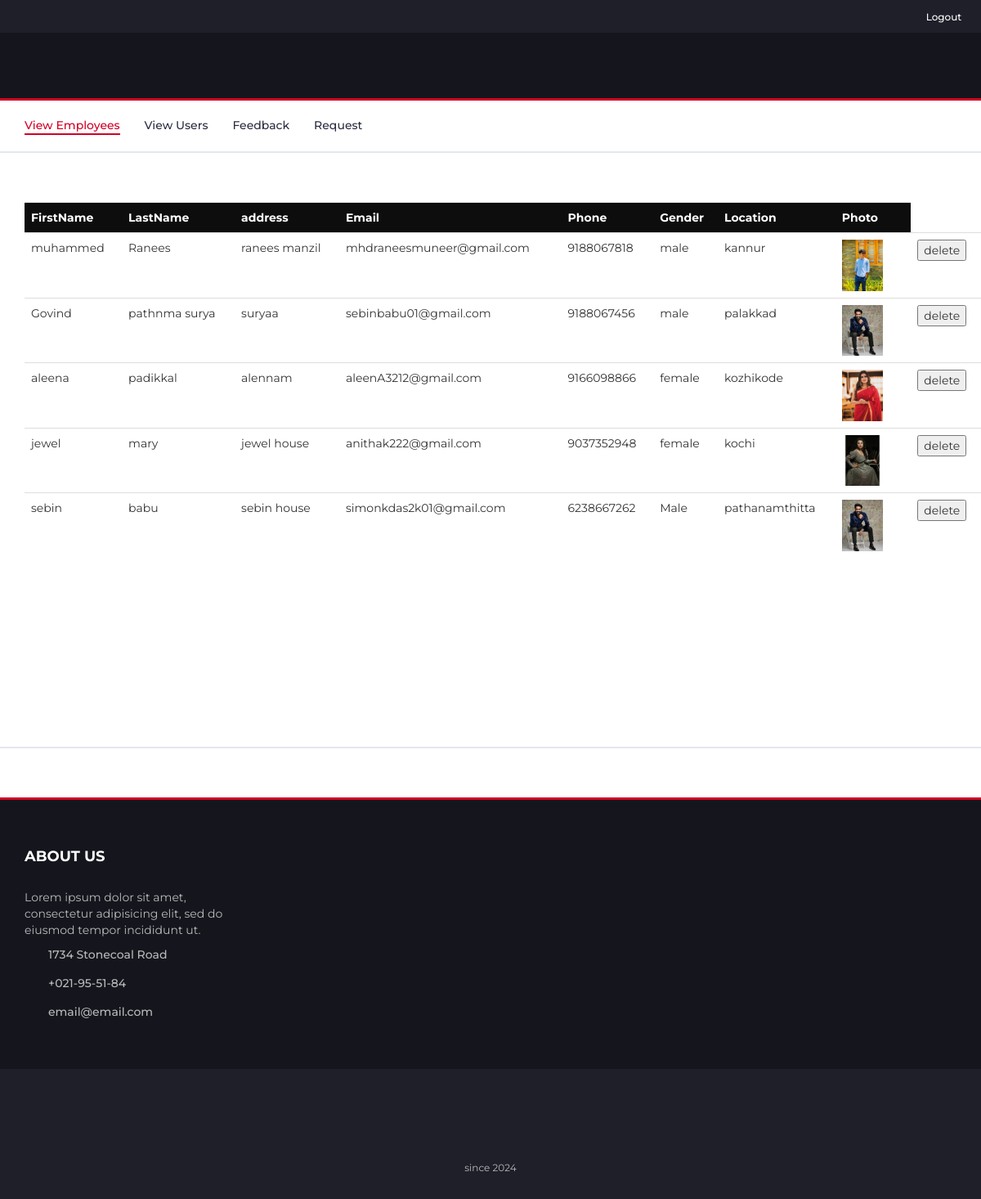
The page /ad_view_employe on the database its author committed.
### app/models.py (models this page shows, shortened)
class Anchor_registration(models.Model):
    first_name = models.CharField(max_length=100)
    last_name = models.CharField(max_length=100)
    address=models.CharField(max_length=50)
    email = models.EmailField()
    phone_no = models.IntegerField()
    gender= models.CharField(max_length=50)
    profile=models.FileField()
    biodata = models.FileField()
    location = models.CharField(max_length=50)
    action=models.CharField(max_length=50)
    about_your_job=models.CharField(max_length=100)
    username = models.CharField(max_length=50)

### app/views.py (the view)
# urls.py: path('ad_view_employe',views.ad_view_employe),
def ad_view_employe(re):
    d=Anchor_registration.objects.filter(action='confirm')
    return render(re,'ad_view_anchor.html',{'r':d})

### template/ad_view_anchor.html (shortened to what this page needs)
<!DOCTYPE html>
<html lang="en">
	<head>
		{% load static %}
		<link type="text/css" rel="stylesheet" href="{% static 'css1/bootstrap.min.css'%}"/>
		<link type="text/css" rel="stylesheet" href="{% static 'css1/slick.css'%}"/>
		<link type="text/css" rel="stylesheet" href="{% static 'css1/slick-theme.css'%}"/>
		<link type="text/css" rel="stylesheet" href="{% static 'css1/nouislider.min.css'%}"/>
		<link rel="stylesheet" href="{% static 'css1/font-awesome.min.css'%}">
		<link type="text/css" rel="stylesheet" href="{% static 'css1/style.css'%}"/>
    </head>
	<body>
		<header>
			<div id="top-header">
				<ul class="header-links pull-right">
					<li><a href="registration"> </a></li>
					<li><a href="../logout"><i class="fa fa-sign-out"></i>Logout</a></li>
					<li><a href="join"> </a></li>
				</ul>
				<div class="container">
				</div>
			</div>
			<div id="header">
				<div class="container">
						<div class="col-md-3 clearfix">
						</div>
					</div>
				</div>
		</header>
		<nav id="navigation">
			<div class="container">
				<div id="responsive-nav">
					<ul class="main-nav nav navbar-nav">
                        <li class="active"><a href="../ad_view_employe.html">View Employees</a></li>
                        <li><a href="../view_user">View Users</a></li>
						<li><a href="../ad_view_feedback">Feedback</a></li>
						<li><a href="../ad_request">Request</a></li>
					</ul>
				</div>
			</div>
		</nav>
		<div class="section">
			<div class="container">
				<div class="section">
					<div class="container">
						<div class="row">
							<table class="table table-stripe">
								<tr style=" background-color: rgb(13, 13, 14); color: white;">
									<th>FirstName</th>
									<th>LastName</th>
									<th>address</th>
									<th>Email</th>
									<th>Phone</th>
									<th>Gender</th>
									<th>Location</th>
									<th>Photo</th>
									<th></th>
								</tr>
								{% for i in r%}
								<form action="delete1" method="POST">
								<tr>
									<td>{{i.first_name}}</td>
									<td>{{i.last_name}}</td>
									<td>{{i.address}}</td>
									<td>{{i.email}}</td>
									<td>{{i.phone_no}}</td>
									<td>{{i.gender}}</td>
									<td>{{i.location}}</td>
									<td><img src="{{i.profile.url}}" style="width:50px;"></td>
									<td><input type="text" name="uname" value="{{i.username}}" hidden></td>
									<td><input type="submit" value="delete" onclick="return confirm('Are you Sure')"></td>
								</tr>
									</form>
								{% endfor %}
							</table>
						</div>
					</div>
				</div>
		</div>
		<div class="section">
			<div class="container">
				<div class="row">
					<div class="col-md-12">
									</div>
								</div>
							</div>
						</div>
					</div>
		<div class="section">
		</div>
		<div id="newsletter" class="section">
		</div>
		<footer id="footer">
			<div class="section">
				<div class="container">
					<div class="row">
						<div class="col-md-3 col-xs-6">
							<div class="footer">
								<h3 class="footer-title">About Us</h3>
								<p>Lorem ipsum dolor sit amet, consectetur adipisicing elit, sed do eiusmod tempor incididunt ut.</p>
								<ul class="footer-links">
									<li><a href="#"><i class="fa fa-map-marker"></i>1734 Stonecoal Road</a></li>
									<li><a href="#"><i class="fa fa-phone"></i>+021-95-51-84</a></li>
									<li><a href="#"><i class="fa fa-envelope-o"></i>email@email.com</a></li>
								</ul>
							</div>
						</div>
						</div>
					</div>
				</div>
			<div id="bottom-footer" class="section">
				<div class="container">
					<div class="row">
						<div class="col-md-12 text-center">
							<ul class="footer-payments">
								<li><a href="#"><i class="fa fa-cc-visa"></i></a></li>
								<li><a href="#"><i class="fa fa-credit-card"></i></a></li>
								<li><a href="#"><i class="fa fa-cc-paypal"></i></a></li>
								<li><a href="#"><i class="fa fa-cc-mastercard"></i></a></li>
								<li><a href="#"><i class="fa fa-cc-discover"></i></a></li>
								<li><a href="#"><i class="fa fa-cc-amex"></i></a></li>
							</ul>
							<span class="copyright">
								since 2024
							</span>
						</div>
					</div>
				</div>
			</div>
		</footer>
	</body>
</html>

### staticfile/css1/style.css (style rules this page uses)
body { font-family: 'Montserrat', sans-serif; font-weight: 400; color: #333; }
h1, h2, h3, h4, h5, h6 { color: #2B2D42; font-weight: 700; margin: 0 0 10px; }
a { color: #2B2D42; font-weight: 500; -webkit-transition: 0.2s color; transition: 0.2s color; }
ul, ol { margin: 0; padding: 0; list-style: none }
.section { padding-top: 30px; padding-bottom: 30px; }
#top-header { padding-top: 10px; padding-bottom: 10px; background-color: #1E1F29; }
.header-links li { display: inline-block; margin-right: 15px; font-size: 12px; }
.header-links li:last-child { margin-right: 0px; }
.header-links li a { color: #FFF; }
.header-links li i { color: #D10024; margin-right: 5px; }
#header { padding-top: 15px; padding-bottom: 15px; background-color: #15161D; }
#navigation { background: #FFF; border-bottom: 2px solid #E4E7ED; border-top: 3px solid #D10024; }
.main-nav>li+li { margin-left: 30px }
.main-nav>li>a { padding: 20px 0px; }
.main-nav>li>a:hover, .main-nav>li>a:focus, .main-nav>li.active>a { color: #D10024; background-color: transparent; }
.main-nav>li>a:after { content: ""; display: block; width: 0%; height: 2px; background-color: #D10024; -webkit-transition: 0.2s all; transition: 0.2s all; }
.main-nav>li>a:hover:after, .main-nav>li>a:focus:after, .main-nav>li.active>a:after { width: 100%; }
#newsletter.section { border-top: 2px solid #E4E7ED; border-bottom: 3px solid #D10024; margin-top: 30px; }
#footer { background: #15161D; color: #B9BABC; }
#bottom-footer { background: #1E1F29; }
.footer { margin: 30px 0px; }
.footer .footer-title { color: #FFF; text-transform: uppercase; font-size: 18px; margin: 0px 0px 30px; }
.footer-links li+li { margin-top: 15px; }
.footer-links li a { color: #B9BABC; }
.footer-links li i { margin-right: 15px; color: #D10024; width: 14px; text-align: center; }
.copyright { margin-top: 30px; display: block; font-size: 12px; }
.footer-payments li { display: inline-block; margin-right: 5px; }
.footer-payments li a { color: #15161D; font-size: 36px; display: block; }

### rows shown on the page
Anchor_registration: first_name "muhammed", last_name "Ranees", address "ranees manzil", email "mhdraneesmuneer@gmail.com", phone_no "9188067818", gender "male", location "kannur", profile (picture)
Anchor_registration: first_name "Govind", last_name "pathnma surya", address "suryaa", email "sebinbabu01@gmail.com", phone_no "9188067456", gender "male", location "palakkad", profile (picture)
Anchor_registration: first_name "aleena", last_name "padikkal", address "alennam", email "aleenA3212@gmail.com", phone_no "9166098866", gender "female", location "kozhikode", profile (picture)
Anchor_registration: first_name "jewel", last_name "mary", address "jewel house", email "anithak222@gmail.com", phone_no "9037352948", gender "female", location "kochi", profile (picture)
Anchor_registration: first_name "sebin", last_name "babu", address "sebin house", email "simonkdas2k01@gmail.com", phone_no "6238667262", gender "Male", location "pathanamthitta", profile (picture)
